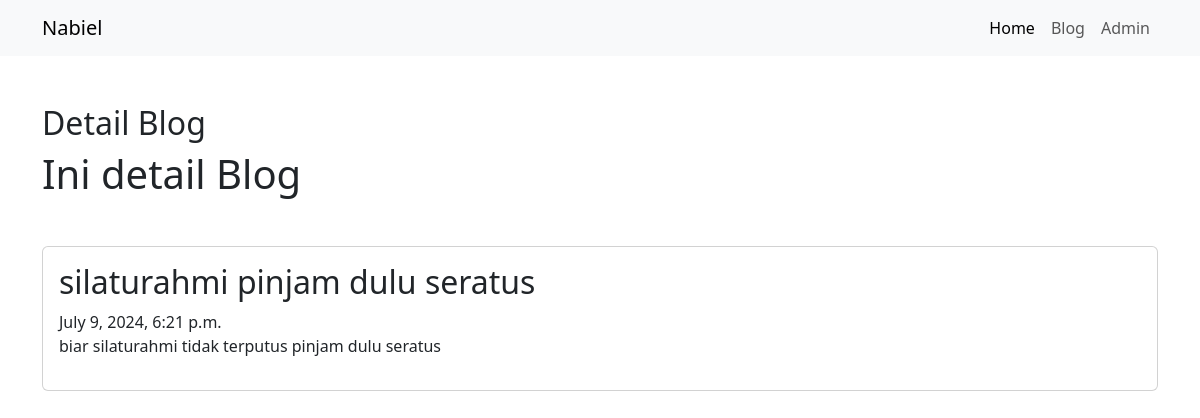
The page /blog/detail/silaturahmi-pinjam-dulu-seratus/ on the database its author committed.
### blog/models.py (models this page shows, shortened)
class Artikel(models.Model):
    judul = models.CharField(max_length=255)
    isi = models.TextField()
    kategori = models.ForeignKey(Kategori,on_delete=models.CASCADE)
    slug_art = models.SlugField(editable=False,blank=True)
    pubdate = models.DateTimeField(auto_now_add=True)
    update = models.DateTimeField(auto_now=True)

### blog/views.py (the view)
# urls.py: path('detail/<slug:slugInput>/',views.detail_artikel,name='detail'),
def detail_artikel(request,slugInput):
    detail_articles = Artikel.objects.get(slug_art=slugInput)
    context = {
        'Judul' : 'Detail Blog',
        'Heading' : 'Ini detail Blog',
        'DetailArtikel' : detail_articles,
    }
    return render(request,'blog/detail.html',context)

### blog/templates/blog/detail.html (shortened to what this page needs)
{% extends "base.html" %}
{% block title %}
<h2 class="mt-5">{{Judul}}</h2>
{% endblock title %}
{% block content %}
<h1>{{Heading}}</h1>
        <div class="card mt-5">
            <div class="card-body">
                <h2 class="card-title">{{DetailArtikel.judul}}</h2>
                <span class="text-secondar">{{DetailArtikel.pubdate}}</span>
                <p class="text-dark fst-normal">{{DetailArtikel.isi}}</p>
            </div>
        </div>
{% endblock content %}

### rows shown on the page
Artikel: judul "silaturahmi pinjam dulu seratus", pubdate "July 9, 2024, 6:21 p.m.", isi "biar silaturahmi tidak terputus pinjam dulu seratus"

### other values the page prints
{{ Judul }} "Detail Blog"
{{ Heading }} "Ini detail Blog"
